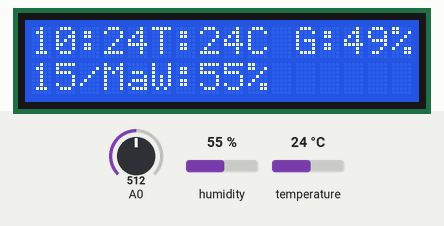
Recording of a sketch running on a simulated Arduino Uno, built with avr-gcc and run on an emulated ATmega328P. Shown: 16×2 character LCD. The test bench sets the inputs (shaded band); at power-on: temperature 24 °C, A0 = 512, humidity 55 %. The local clock reads 2024-03-15 10:24:30 at power-on unless the sketch sets it; what the sketch prints to the serial monitor is not drawn.

Above: at 1.2 s.
1.3 s: temperature set to 11 °C
At 4.3 s:
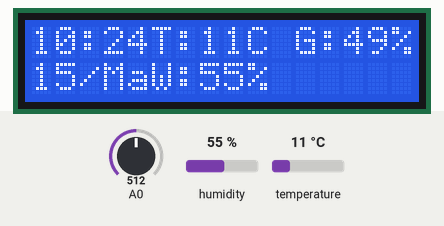
4.7 s: temperature set to 8 °C
At 6.5 s:
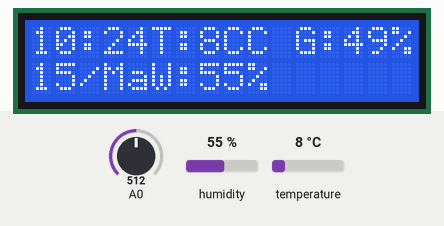
6.8 s: A0 set to 910
At 8.6 s:
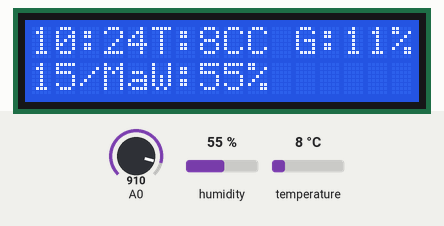
8.9 s: A0 set to 937
At 10.6 s:
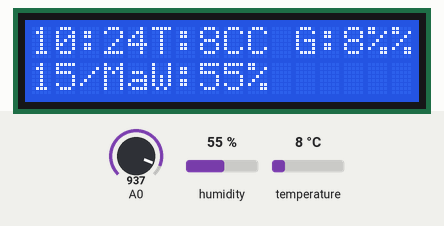
10.9 s: temperature set to 12 °C
At 12.7 s:
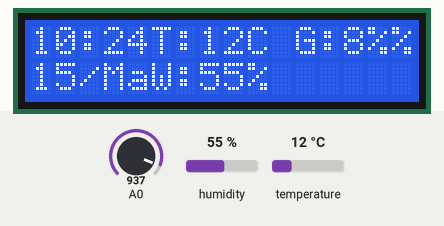
13.0 s: humidity set to 22 %
At 15.0 s:
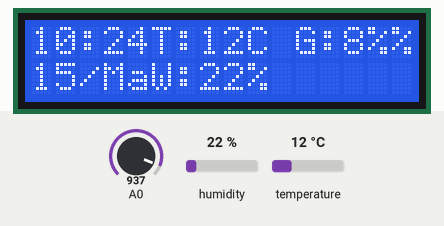
Timing chart, 0 to 16.5 s (numbered marks = the images above; inputs shaded):
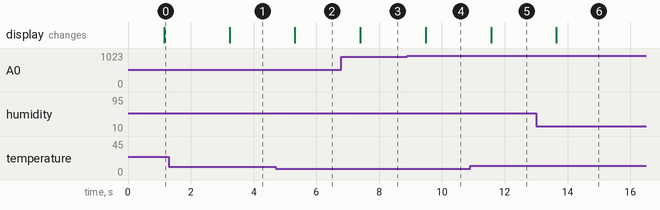

Measured:
- the behaviour switches between 10 and 9 °C on temperature (found by bisection; images 1 and 2)
- the behaviour switches between 920 and 921 on A0 (found by bisection; images 3 and 4)
- after the input at 1.3 s, the display: changes after 1.9 s (image 1)
- after the input at 4.7 s, the display: changes after 0.62 s (image 2)
- after the input at 6.8 s, the display: changes after 0.60 s (image 3)
- after the input at 8.9 s, the display: changes after 0.58 s (image 4)
- after the input at 10.9 s, the display: changes after 0.66 s (image 5)
- after the input at 13.0 s, the display: changes after 0.65 s (image 6)

The sketch:

Weedbot_new.ino
```cpp
#include <Wire.h>
#include <LiquidCrystal_I2C.h>
#include <Time.h>
#include <TimeLib.h>
#include <DS1307RTC.h>


LiquidCrystal_I2C  lcd(0x27, 16, 2);
//Zmienne dotyczace czasu
int rok; int miesiac; int dzien;
int godzina; int minuta; int sekunda;
const char *monthName[12] = {"Jan", "Feb", "Mar", "Apr", "May", "Jun", "Jul", "Aug", "Sep", "Oct", "Nov", "Dec"};

void setup() {
  Serial.begin(9600);
  lcd.begin(16, 2); lcd.backlight(); lcd.setBacklight(HIGH);
}

void loop(){
  zegar();
  CzujnikWilgotnosciGleby();
  CzujnikDHT11();

}
```

CzujnikDHT11.ino
```cpp
#include <DHT.h>
#include <DHT_U.h>
#define DHTPIN 2
#define DHTTYPE DHT11     // DHT 11 (AM2302)

DHT dht(DHTPIN, DHTTYPE);
int TemperaturaPowietrza = 99;
int WilgotnoscPowietrza = 99;


void CzujnikDHT11() {
  //Odczyt temperatury i wilgotności z czujnika DHT11

  TemperaturaPowietrza = dht.readTemperature();
  WilgotnoscPowietrza = dht.readHumidity();
}
```

WilgotnoscGleby.ino
```cpp
int WilgotnoscGleby = 99;
void CzujnikWilgotnosciGleby(){

// Odczytaj wartosc z czujnika wilgotnosci gleby:
    int  wartosc_odczytu = analogRead(A0);

     WilgotnoscGleby = map(wartosc_odczytu, 1023, 0, 0, 100);

  }
```

Wyswietlacz.ino
```cpp
void wyswietlacz(){

    lcd.setCursor (0, 0); LCDprint2digits(godzina); lcd.print(':'); LCDprint2digits(minuta);// lcd.print(':'); LCDprint2digits(sekunda);
    lcd.setCursor (0, 1); lcd.print(dzien); lcd.print('/'); lcd.print(monthName[miesiac-1]);// lcd.print('/'); lcd.print(tmYearToCalendar(rok));
    lcd.setCursor (5,0); lcd.print("T:"); lcd.print(TemperaturaPowietrza);lcd.print("C");
    lcd.setCursor (5,1); lcd.print("W:"); lcd.print(WilgotnoscPowietrza); lcd.print("%");
    lcd.setCursor (11,0); lcd.print("G:"); lcd.print(WilgotnoscGleby); lcd.print("%");

   }
void LCDprint2digits(int number) {
  if (number >= 0 && number < 10) {
    lcd.write('0');
  }
  lcd.print(number);
}
```

zegar.ino
```cpp
void zegar()
{
  tmElements_t tm;

  Serial.print("Sec: "); Serial.println(sekunda);
  if (RTC.read(tm)) {
  godzina = tm.Hour; minuta = tm.Minute; sekunda = tm.Second; rok = tm.Year; miesiac = tm.Month; dzien = tm.Day;
   wyswietlacz();

  } else {
    if (RTC.chipPresent()) {
      lcd.println("DS1307 stoi. Uruchom Zegar");
      }
       else {
      lcd.println("DS1307 blad oczczytu!"); lcd.println("sprawdz polaczenie");
    }
    delay(9000);
  }
  delay(1000);
}
```
